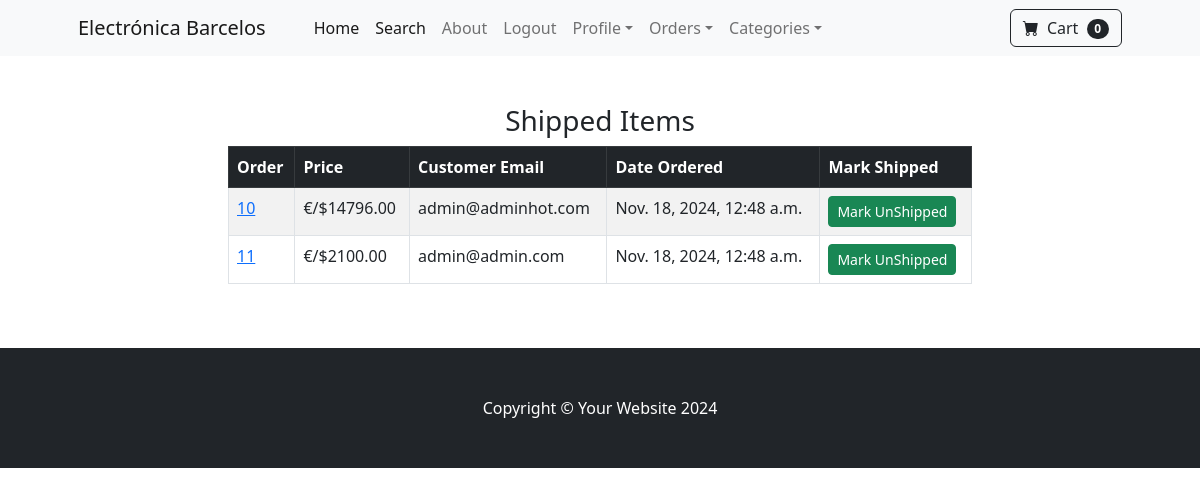
The page /payment/shipped_dash (signed in) on the database as committed earlier.
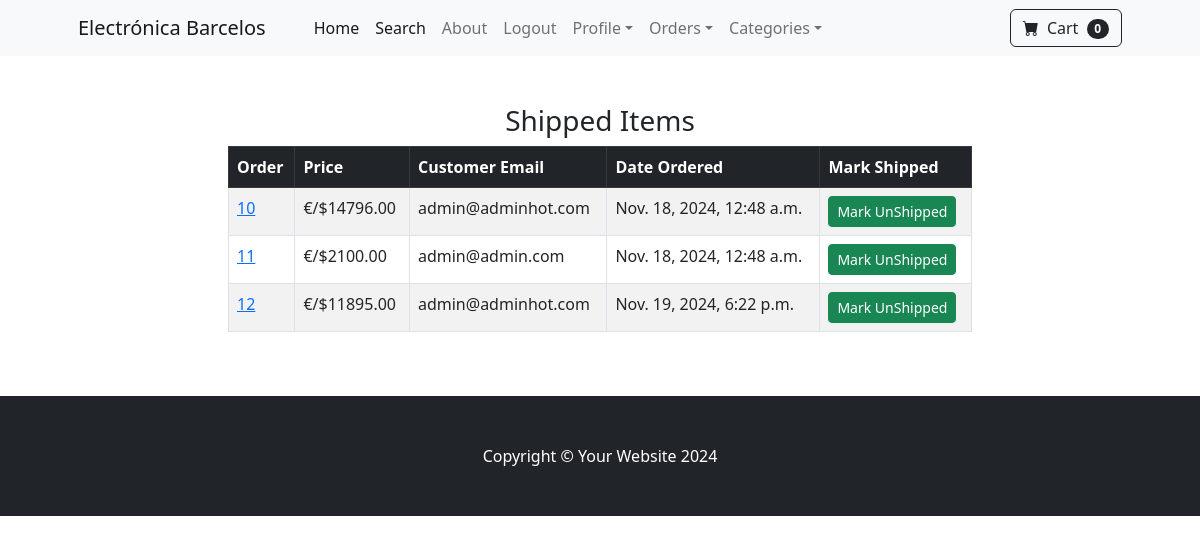
The same page on the database as committed later.
### payment/models.py (models this page shows, shortened)
class Order(models.Model):
    user = models.ForeignKey(User, on_delete=models.CASCADE, null=True, blank=True)
    full_name = models.CharField(max_length=250)
    email = models.EmailField(max_length=250)
    shipping_address = models.TextField(max_length=15000)
    amount_paid = models.DecimalField(max_digits=10, decimal_places=2)
    date_ordered = models.DateTimeField(auto_now_add=True)
    shipped = models.BooleanField(default=False)
    date_shipped = models.DateTimeField(blank=True, null=True)

### payment/views.py (the view, shortened to what this page needs)
# urls.py: path('shipped_dash', views.shipped_dash, name='shipped_dash'),
def shipped_dash(request):
    if request.user.is_authenticated and request.user.is_superuser:
        orders = Order.objects.filter(shipped=True)
        return render(request, "payment/shipped_dash.html", {"orders":orders})
    else:
        messages.success(request, "Access Denied")
        return redirect('home')

### cart/cart.py (called while the page is built)
    def __len__(self):
        return len(self.cart)

### cart/context_processors.py (called while the page is built)
def cart(request):
    return {'cart': Cart(request)}

### payment/templates/payment/shipped_dash.html (shortened to what this page needs)
{% extends 'base.html' %}
{% block content %}
    <div class="container">
        <div class="row">
            <center>
                <div class="col-8">
                    <br><br>
                    <h3>Shipped Items</h3>
                    <table class="table table-striped table-hover table-bordered">
                        <thead class="table-dark">
                          <tr>
                            <th scope="col">Order</th>
                            <th scope="col">Price</th>
                            <th scope="col">Customer Email</th>
                            <th scope="col">Date Ordered</th>
                            <th scope="col">Mark Shipped</th>
                          </tr>
                        </thead>
                        <tbody>
                          {% for item in orders %}
                          <tr>
                            <td><a href="{% url 'orders' item.id %}">{{ item.id }}</a></td>
                            <td>€/${{ item.amount_paid }}</td>
                            <td>{{ item.email }}</td>
                            <td>{{ item.date_shipped }}</td>
                            <td>
                                <form method="POST">
                                    <button type="Submit" class="btn btn-success btn-sm">Mark UnShipped</button>
                                </form>
                            </td>
                          </tr>
                          {% endfor %}
                        </tbody>
                      </table>
                    <br><br>
                </div>
            </center>
        </div>
    </div>
{% endblock  %}

### store/templates/base.html (shortened to what this page needs)
{% load static %}
<!DOCTYPE html>
<html lang="en">
    <head>
        <link href="https://cdn.jsdelivr.net/npm/bootstrap-icons@1.5.0/font/bootstrap-icons.css" rel="stylesheet" />
        <link href="{% static 'css/styles.css' %}" rel="stylesheet" />
    </head>
    <body>
        {% include 'navbar.html' %}
        {% block content %}
        {% endblock %}
        <footer class="py-5 bg-dark">
            <div class="container"><p class="m-0 text-center text-white">Copyright &copy; Your Website 2024</p></div>
        </footer>
    </body>
</html>

### store/templates/navbar.html (shortened to what this page needs)
<nav class="navbar navbar-expand-lg navbar-light bg-light">
    <div class="container px-4 px-lg-5">
        <a class="navbar-brand" href="{% url 'home' %}">Electrónica Barcelos</a>
        <div class="collapse navbar-collapse" id="navbarSupportedContent">
            <ul class="navbar-nav me-auto mb-2 mb-lg-0 ms-lg-4">
                <li class="nav-item"><a class="nav-link active" aria-current="page" href="{% url 'home' %}">Home</a></li>
                <li class="nav-item"><a class="nav-link active" aria-current="page" href="{% url 'search' %}">Search</a></li>
                <li class="nav-item"><a class="nav-link" href="{% url 'about' %}">About</a></li>
                {% if user.is_authenticated %}
                <li class="nav-item"><a class="nav-link" href="{% url 'logout' %}">Logout</a></li>
                <li class="nav-item dropdown">
                    <a class="nav-link dropdown-toggle" id="navbarDropdown" href="#" role="button" data-bs-toggle="dropdown" aria-expanded="false">Profile</a>
                </li>
                {% if user.is_superuser %}
                <li class="nav-item dropdown">
                    <a class="nav-link dropdown-toggle" id="navbarDropdown" href="#" role="button" data-bs-toggle="dropdown" aria-expanded="false">Orders</a>
                </li>
                {% endif %}
                {% else %}
                <li class="nav-item"><a class="nav-link" href="{% url 'login' %}">Login</a></li>
                <li class="nav-item"><a class="nav-link" href="{% url 'register' %}">Register</a></li>
                {% endif %}
                <li class="nav-item dropdown">
                    <a class="nav-link dropdown-toggle" id="navbarDropdown" href="#" role="button" data-bs-toggle="dropdown" aria-expanded="false">Categories</a>
                </li>
            </ul>
            <form class="d-flex">
                <a href="{% url 'cart_summary' %}" class="btn btn-outline-dark">
                    <i class="bi-cart-fill me-1"></i>
                    Cart
                    <span class="badge bg-dark text-white ms-1 rounded-pill" id="cart_quantity">{{ cart|length }}
                    </span>
                </a>
            </form>
        </div>
    </div>
</nav>

Rows that differ between the two databases and show on the page:
added Order: id "12", amount_paid "11895.00", email "admin@adminhot.com", date_shipped "Nov. 19, 2024, 6:22 p.m."
